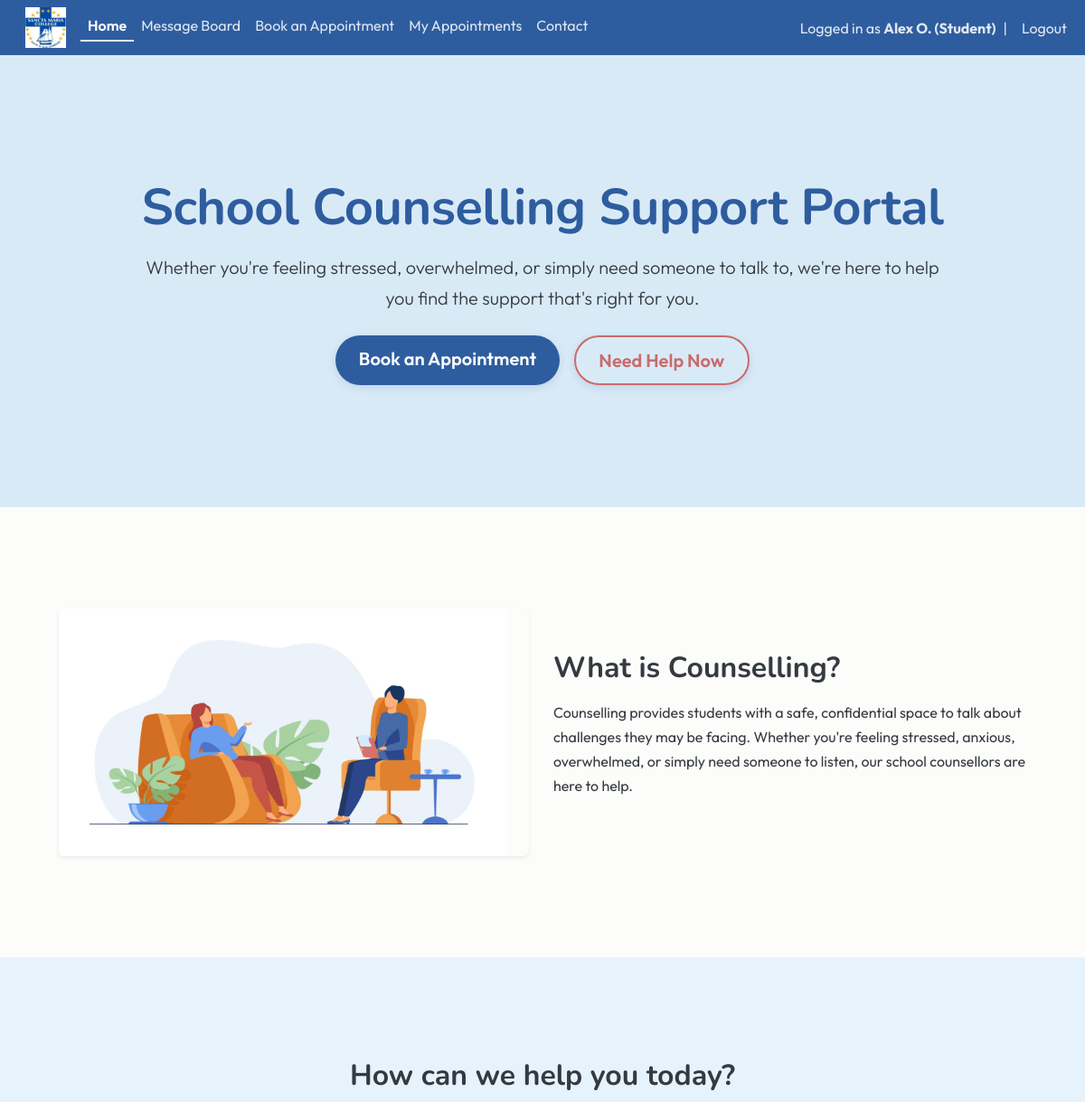
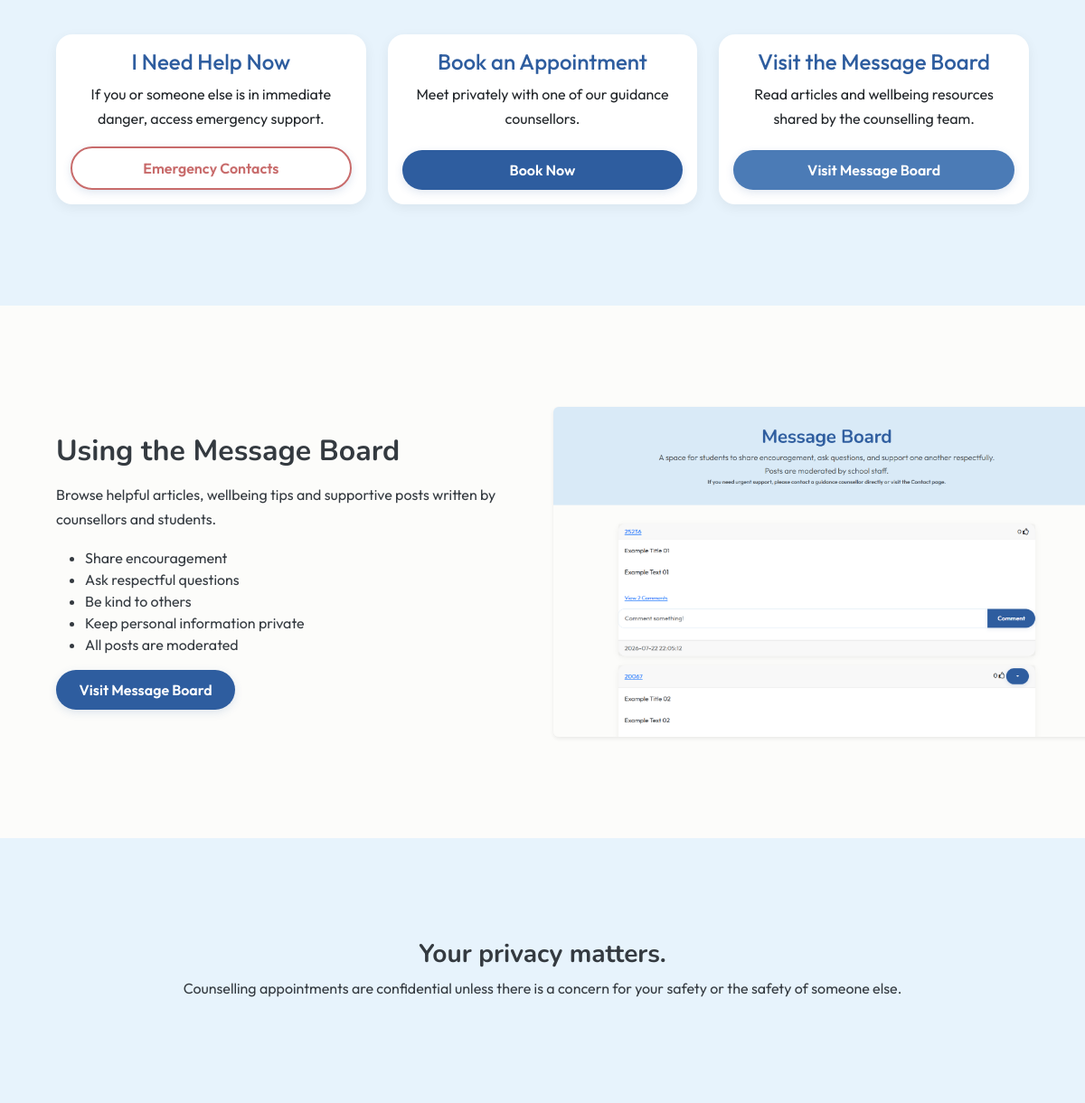
The app's page /home (signed in) with its own data (2 pictures, top to bottom).
### website/models.py (models this page shows)
class User(db.Model, UserMixin):
    id = db.Column(db.Integer, primary_key=True)
    email = db.Column(db.String(150), unique=True)
    fname = db.Column(db.String(20))
    lname = db.Column(db.String(20))
    username = db.Column(db.String(150), unique=True)
    role = db.Column(db.String(150))
    password = db.Column(db.String(150))
    date_created = db.Column(db.DateTime(timezone=True), default=func.now())
    posts = db.relationship("Post", backref="user", cascade="all, delete-orphan")
    comments = db.relationship("Comment", backref="user", cascade="all, delete-orphan")
    likes = db.relationship("Like", backref="user", cascade="all, delete-orphan")
    appointments = db.relationship('Appointment', foreign_keys="Appointment.counsellor_id", back_populates="counsellor")

### website/views.py (the view)
@views.route("/")
@views.route("/home")
def home():
    return render_template("home.html", user=current_user)

### website/__init__.py (called while the page is built)
def create_app():
    app = Flask(__name__)
    app.config['SECRET_KEY'] = "DQiAlMIU5u5eeLDw4KPMHx4d"
    app.config['SQLALCHEMY_DATABASE_URI'] = f'sqlite:///{DB_NAME}'
    db.init_app(app)
    from .views import views
    from .auth import auth
    app.register_blueprint(views, url_prefix="/")
    app.register_blueprint(auth, url_prefix="/")
    from .models import User, Post
    with app.app_context():
        db.create_all()
    login_manager = LoginManager()
    login_manager.login_view = "auth.login"
    login_manager.init_app(app)
    @login_manager.user_loader
    def load_user(id):
        return User.query.get(int(id))
    return app

### website/templates/home.html
{% extends "template.html"%} {% block title %} Home {% endblock %}
{% block content%}
<section class="hero">
    <div class="container text-center">
        <h1 class="display-4 fw-bold mb-3">School Counselling Support Portal</h1>
        <p class="lead mb-4">
            Whether you're feeling stressed, overwhelmed, or simply need someone to talk to,
            we're here to help you find the support that's right for you.
        </p>
        <div class="d-flex justify-content-center gap-3 flex-wrap">
            <a href="/book-appointment" class="btn btn-primary btn-lg">Book an Appointment</a>
            <a href="/contact" class="btn btn-outline-danger btn-lg">Need Help Now</a>
        </div>
    </div>
</section>
<section class="homepage-section section-light">
    <div class="container">
        <div class="row align-items-center">
            <div class="col-md-6 text-center">
                <img src="{{ url_for('static', filename='img/counsel.png') }}" alt="Counselling illustration"
                class="rounded shadow-sm counselling-img">
            </div>
            <div class="col-md-6">
                <h2>What is Counselling?</h2>
                <p>
                    Counselling provides students with a safe, confidential space to talk about
                    challenges they may be facing. Whether you're feeling stressed, anxious,
                    overwhelmed, or simply need someone to listen, our school counsellors are here to help.
                </p>
            </div>
        </div>
    </div>
</section>
<section class="homepage-section section-seafoam">
    <div class="container">
        <h2 class="text-center mb-5">
            How can we help you today?
        </h2>
        <div class="row g-4">
            <div class="col-md-4">
                <div class="card h-100">
                    <div class="card-body text-center d-flex flex-column">
                        <h4>I Need Help Now</h4>
                        <p>If you or someone else is in immediate danger,
                            access emergency support.</p>
                        <a href="/contact" class="btn btn-outline-danger mt-auto">Emergency Contacts</a>
                    </div>
                </div>
            </div>
            <div class="col-md-4">
                <div class="card h-100">
                    <div class="card-body text-center d-flex flex-column">
                        <h4>Book an Appointment</h4>
                        <p>Meet privately with one of our guidance counsellors.</p>
                        <a href="/book-appointment" class="btn btn-primary mt-auto">Book Now</a>
                    </div>
                </div>
            </div>
            <div class="col-md-4">
                <div class="card h-100">
                    <div class="card-body text-center d-flex flex-column">
                        <h4>Visit the Message Board</h4>
                        <p>Read articles and wellbeing resources shared by the counselling team.</p>
                        <a href="/blog" class="btn btn-success mt-auto">Visit Message Board</a>
                    </div>
                </div>
            </div>
        </div>
    </div>
</section>
<section class="homepage-section section-light">
    <div class="container">
        <div class="row align-items-center">
            <div class="col-md-6">
                <h2>Using the Message Board</h2>
                <p>
                    Browse helpful articles, wellbeing tips and supportive posts written by
                    counsellors and students.
                </p>
                <ul>
                    <li>Share encouragement</li>
                    <li>Ask respectful questions</li>
                    <li>Be kind to others</li>
                    <li>Keep personal information private</li>
                    <li>All posts are moderated</li>
                </ul>
                <a href="/blog" class="btn btn-primary">
                    Visit Message Board
                </a>
            </div>
            <div class="col-md-6 text-center">
                <img src="{{ url_for('static', filename='img/messageboard.png') }}" alt="Message board illustration"
                class="rounded shadow-sm messageboard-img">
            </div>
        </div>
    </div>
</section>
<section class="homepage-section section-seafoam text-center">
    <div class="container text-center">
        <h3>Your privacy matters.</h3>
        <p class="mb-0">Counselling appointments are confidential unless there is a concern for your safety or the safety of someone else.</p>
    </div>
</section>
{% endblock %}

### website/templates/template.html (shortened to what this page needs)
<!DOCTYPE html>
<html>
    <head>
        <link href="https://cdn.jsdelivr.net/npm/bootstrap@5.3.8/dist/css/bootstrap.min.css" rel="stylesheet">
        <link rel="stylesheet" type="text/css" href="{{ url_for('static', filename='main.css') }}">
    </head>
    <body>
        <nav class="navbar navbar-expand-lg sticky-top">
            <div class="container-fluid">
              <div class="collapse navbar-collapse" id="navbarSupportedContent">
                <ul class="navbar-nav me-auto mb-2 mb-lg-0">
                  <li class="nav-item">
                      <a class="navbar-brand" href="/home">
                          <img src="{{ url_for('static', filename='img/schoollogo.jpg') }}" width="45px" height="45px">
                      </a>
                  </li>
                  <li class="nav-item">
                      <a class="nav-link {% if request.path == '/home' %}active{% endif %}" href="/home">Home</a>
                  </li>
                  {% if user.is_authenticated %}
                  <li class="nav-item">
                    <a class="nav-link {% if request.path == '/blog' %}active{% endif %}" href="/blog">Message Board</a>
                  </li>
                  <li class="nav-item">
                      <a class="nav-link {% if request.path == '/book-appointment' %}active{% endif %}" href="/book-appointment">Book an Appointment</a>
                  </li>
                  {% if user.role == "Student" %}
                  <li class="nav-item">
                    <a class="nav-link {% if request.path == '/appointment-history' %}active{% endif %}" href="/appointment-history">My Appointments</a>
                  </li>
                  {% endif %}
                  {% endif %}
                  <li class="nav-item">
                      <a class="nav-link {% if request.path == '/contact' %}active{% endif %}" href="/contact">Contact</a>
                  </li>
                </ul>
                <ul class="navbar-nav ms-auto align-items-center">
                {% if user.is_authenticated %}
                <li class="nav-item">
                    <span class="navbar-text">
                        Logged in as <strong>{{ user.fname }} {{ user.lname[0] }}. ({{ user.role }})</strong>
                    </span>
                </li>
                <li class="nav-item mx-2">
                    <span class="navbar-text">|</span>
                </li>
                <li class="nav-item">
                    <a class="nav-link py-0" href="/logout">Logout</a>
                </li>
                {% endif %}
                </ul>
              </div>
            </div>
          </nav>
        <main>{% block content %} {% endblock %}</main>
      </body>
</html>

### website/static/main.css (style rules this page uses)
:root { --navy: #2E5D9F; --blue: #5D8CC7; --seafoam: #e7f3fc; --light-blue: #F5FAFE; --cream: #FCFCFA; --text: #343A40; --danger: #C86B6B; --radius: 18px; --section-padding: 6rem; }
.navbar { background-color:var(--navy); }
.navbar .nav-link, .navbar .navbar-text { color: rgba(255,255,255,0.85); transition: 0.2s ease; }
.navbar .nav-link.active { color: #FFFFFF; font-weight: 600; border-bottom: 2px solid var(--seafoam); padding-bottom: 4px; }
body { background-color: var(--cream); color: var(--text); font-family: 'Outfit', Arial, sans-serif; }
h1,h2,h3 { font-family: 'Nunito', Arial, sans-serif; font-weight: 700; }
p { line-height:1.7; }
.hero { background: #D9EAF7; min-height: 500px; display: flex; align-items: center; }
.hero h1 { color: var(--navy); font-family: 'Nunito', sans-serif; font-weight: 800; letter-spacing: -0.5px; }
.hero p { max-width:700px; margin:auto; }
.hero .lead { max-width:900px; margin:0 auto; }
.homepage-section { padding: 7rem 0; }
.homepage-section h2 { margin-bottom: 1rem; }
.section-light { background-color: var(--cream); }
.section-seafoam { background-color: var(--seafoam); }
.container { max-width: 1100px; }
.card { border: none; border-radius: var(--radius); box-shadow: 0 4px 14px rgba(0,0,0,0.06); transition: transform 0.25s ease, box-shadow 0.25s ease; }
.card h4, .card h5 { color:var(--navy); }
.btn { border-radius: 30px; padding: .65rem 1.6rem; font-weight: 600; transition: all .25s ease; box-shadow: 0 3px 10px rgba(46,93,159,.15); }
.btn-primary { background: var(--navy); border: none; color: white; }
.btn-success { background: #4B7BB6; border: none; color: white; }
.btn-outline-danger { border:2px solid var(--danger); color: var(--danger); }
.messageboard-img { width: 600px; height: auto; }
.counselling-img { width: 100%; max-width: 520px; height: auto; display: block; margin: 0 auto; padding-right: 1.5rem; }

### records on screen
User: fname "Alex", lname "O", role "Student"
